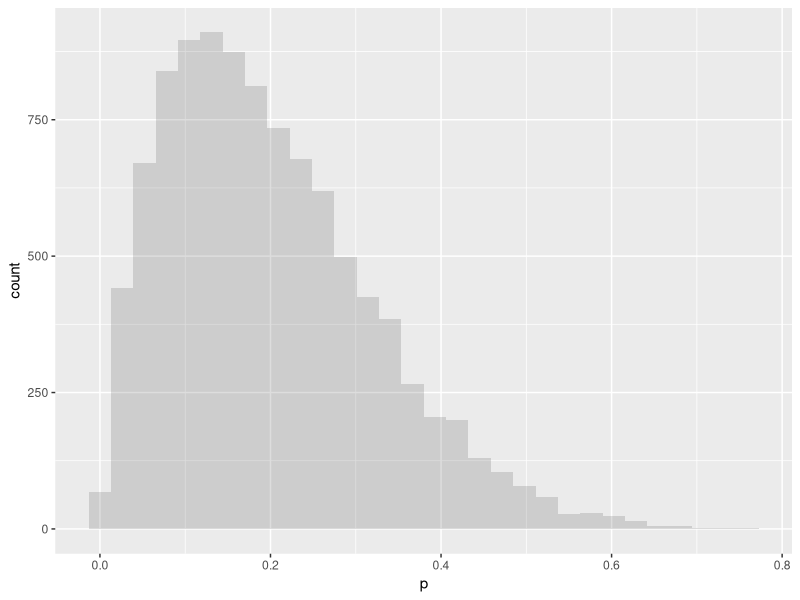
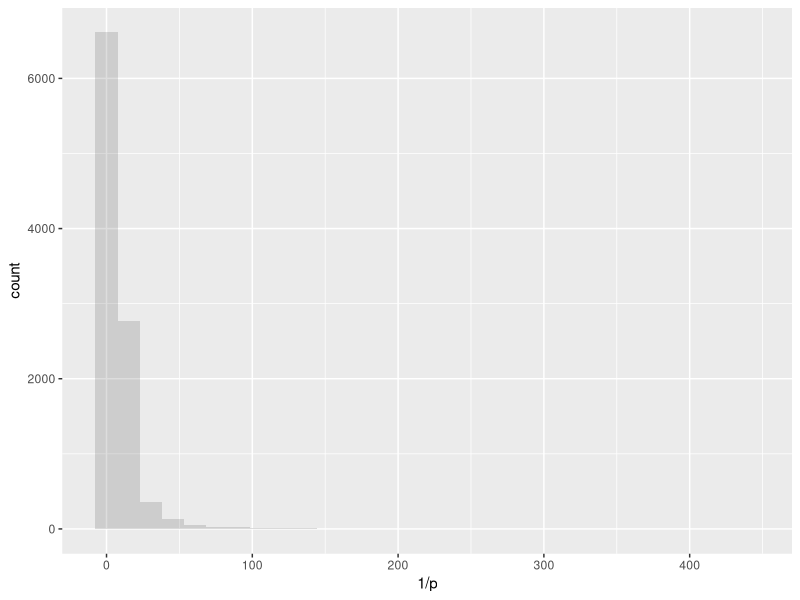
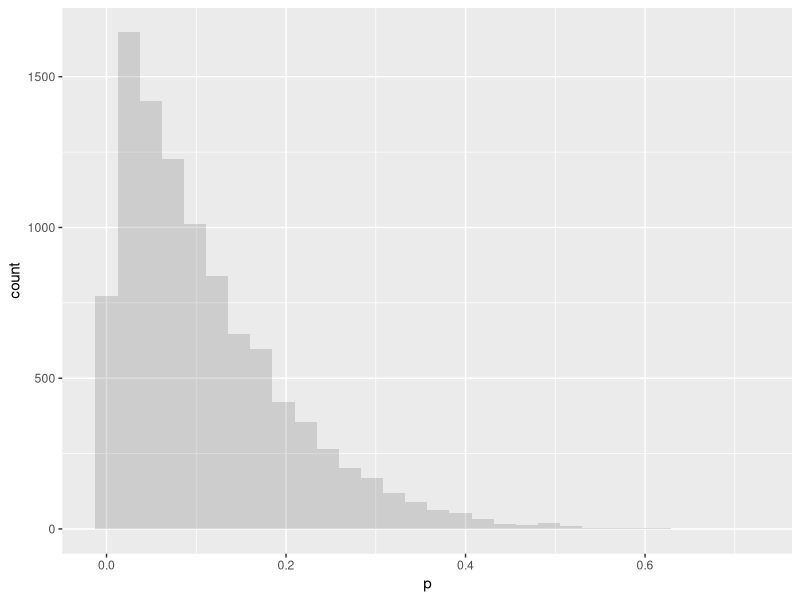
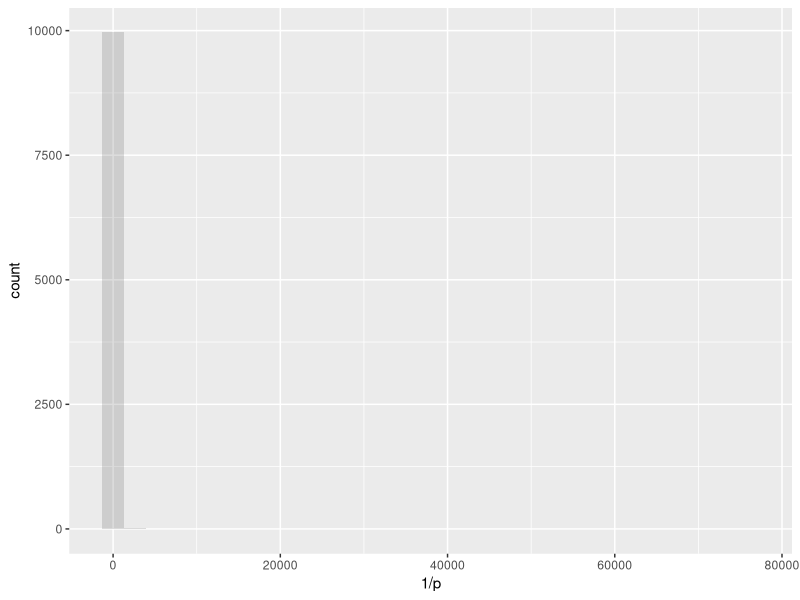
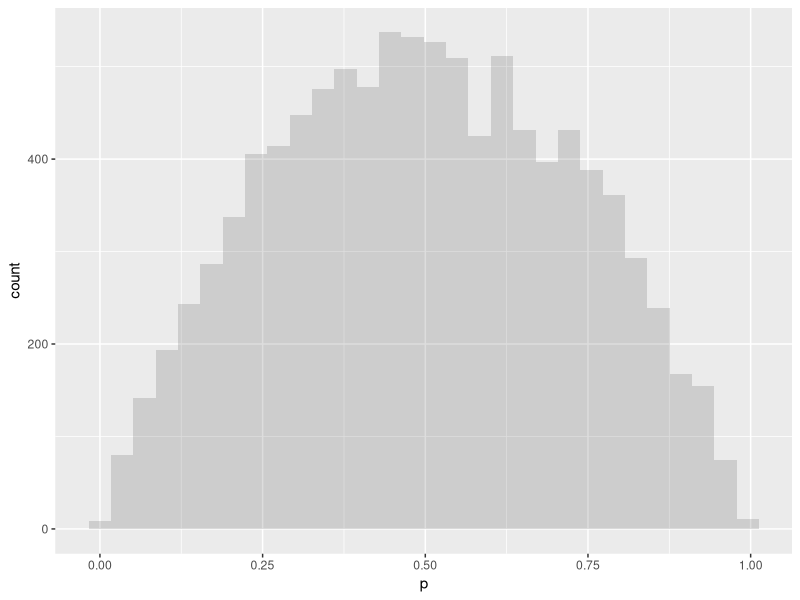
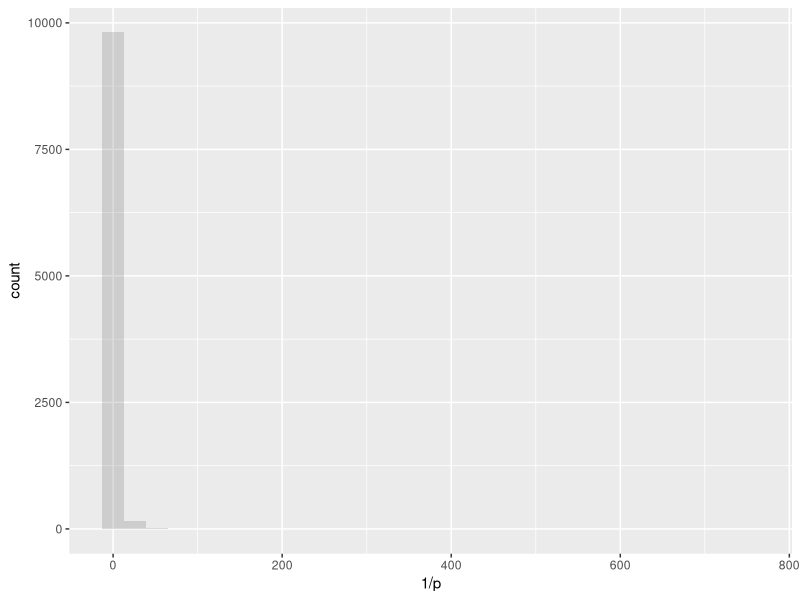
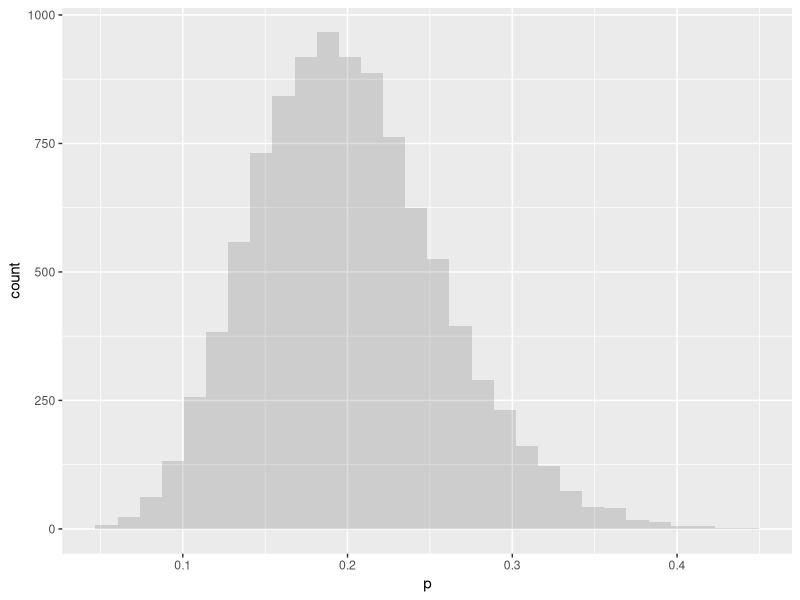
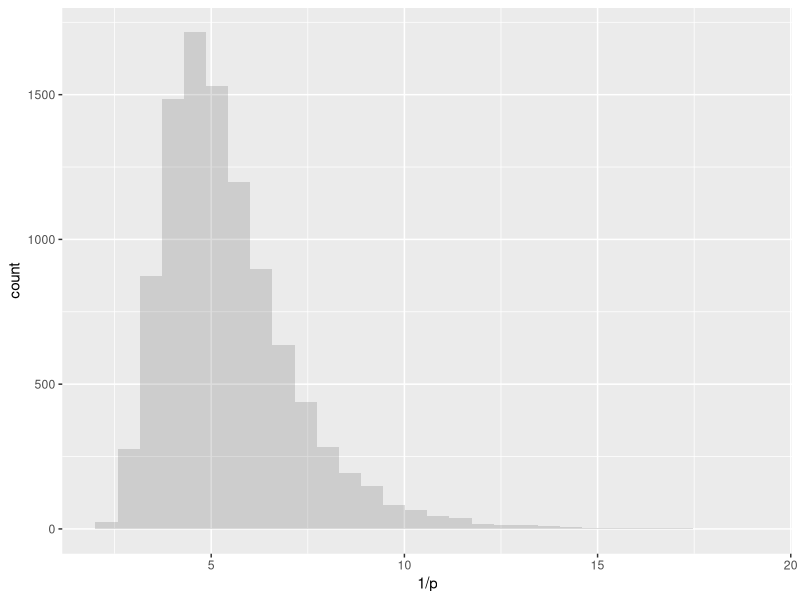

Write the R code that produced these figures, in order.
# Compare the E[1/p] vs 1/E[p] for a beta distribution

library(ggplot2)


gen.ratio <- function(alpha,beta,n.sim=10000){

   dist<- data.frame(p=rbeta(n.sim, alpha, beta))

   plot1 <- ggplot(dist, aes(x=p))+
     geom_histogram(alpha=0.2)
   plot(plot1)

  # theoretical mean
  t.mean = alpha/(alpha+beta)
 
  # empirical mean
  e.mean <- mean(dist$p)

  # theoretical inv of mean
  t.inv.mean <- 1/t.mean

  print(summary(dist$p))
  print(summary(1/dist$p))

  plot2 <-ggplot(dist, aes(x=1/p))+
    geom_histogram(alpha=0.2)
  plot(plot2)

  # empirical e[1/p]
  e.mean.inv.p <- mean(1/dist$p)

  # theoretical t[1/p]
  t.mean.inv.p <- (alpha+beta-1)/(alpha-1)

  # compute relative increase in variance
  rel.increase.var <-( t.mean * t.mean.inv.p - 1 )/(1-t.mean)

  data.frame(alpha, beta, t.mean, e.mean, t.inv.mean, t.mean.inv.p, e.mean.inv.p, rel.increase.var )
}


###################################################################################
###################################################################################
###################################################################################

gen.ratio(2, 8)

gen.ratio(1.1, 8.9)

gen.ratio(2,2)
###################################################################################
###################################################################################
###################################################################################

gen.ratio(10,40)

###################################################################################
###################################################################################
###################################################################################

gen.ratio(20,80)

###################################################################################
###################################################################################
###################################################################################

gen.ratio(200,800)


###################################################################################
###################################################################################
###################################################################################
# what happens in Case 1

dist <- data.frame(x=rnorm(100000,0,1))
dist$logitp <- -1 + 1*dist$x
dist$p1     <- 1/(1+exp(-dist$logitp))
dist$p2     <- dist$p1
dist$p      <- 1-(1-dist$p1)*(1-dist$p2)
ggplot(data=dist, aes(x=p1))+
  ggtitle ("Distribution of capture prob on each occasion")+
  geom_histogram(alpha=0.2)


plot1 <- ggplot(data=dist, aes(x=p, y=..density..))+
   ggtitle("Distribution of overall prob of capture over both occasions")+
   geom_histogram(alpha=0.2)
plot1

mean(dist$p)
mean(1/dist$p)

# fit a beta distribution to p
library(fitdistrplus)
parms <- fitdist(dist$p, "beta")
parms$estimate
fit.beta <- data.frame(p=seq(0,1,.01), dp=dbeta(seq(0,1,.01), parms$estimate["shape1"], parms$estimate["shape2"]))
plot1 + geom_line(data=fit.beta, aes(y=dp))


parms$estimate["shape1"]/sum(parms$estimate)
(sum(parms$estimate)-1)/(parms$estimate[1]-1)

(mean(dist$p)*mean(1/dist$p)-1)/(1-mean(dist$p))

gen.ratio(parms$estimate[1], parms$estimate[2])

gen.ratio(parms$estimate[1], parms$estimate[2])
gen.ratio(1.85, 1.72)
gen.ratio(1.76, 1.84)

# Huggins 1048, 95% ci 857 to 1342 -> se= 123
# JAGS    1073  95% ci SD 134
# MLE     1052  SE  125
# Petersen 1115 SE  63

(134^2-125^2)/125^2

# petersen estimate se=63
# jags estimate sd=136

(136/63)^2
